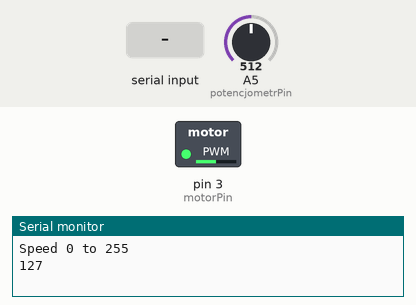
Bench run of a sketch on a simulated Arduino Uno, built with avr-gcc and run on an emulated ATmega328P. On the bench: switched loads named in the sketch (green lamp = pin HIGH), the last lines printed to the serial monitor. Inputs (shaded band) come from the test bench; at power-on: A5 (potencjometrPin) = 512.

Above: at 1.2 s.
1.3 s: "90,45\n" received over Serial
At 3.2 s:
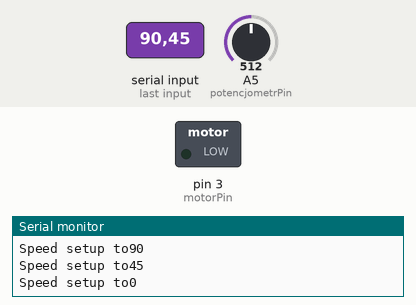
3.8 s: A5 (potencjometrPin) set to 716
At 5.0 s:
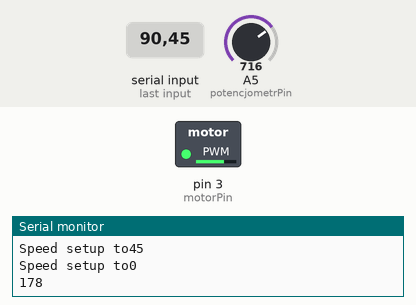
5.3 s: "200\n" received over Serial
At 7.0 s:
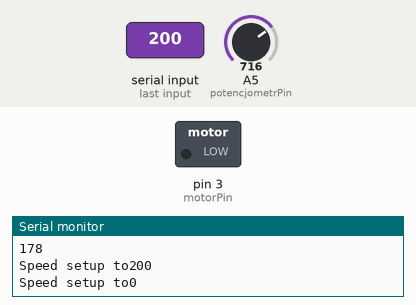
7.8 s: A5 (potencjometrPin) set to 695
At 8.1 s:
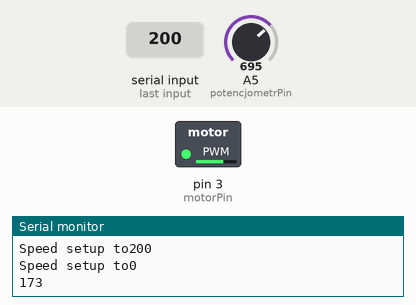
9.3 s: A5 (potencjometrPin) set to 511
At 10.3 s:
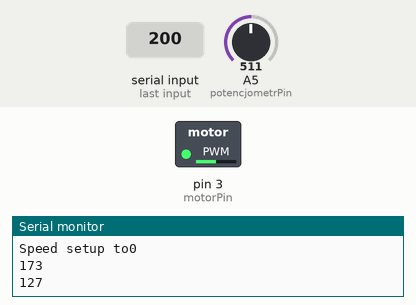
Timing chart, 0 to 11.8 s (numbered marks = the images above; inputs shaded):
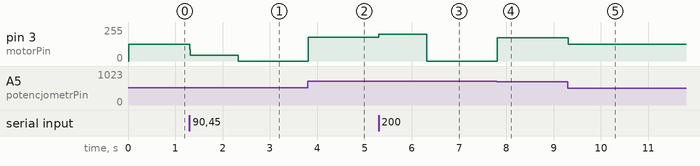

Measured:
- the behaviour switches between 712 and 711 on A5 (potencjometrPin) (found by bisection; images 3 and 4)
- after the input at 1.3 s, pin 3 (motorPin): 127/255 → 45/255 at once, → 0/255 1.0 s later
- after the input at 3.8 s, pin 3 (motorPin): 0/255 → 178/255 at once
- after the input at 5.3 s, pin 3 (motorPin): 178/255 → 200/255 at once, → 0/255 1.0 s later
- after the input at 7.8 s, pin 3 (motorPin): 0/255 → 173/255 at once
- after the input at 9.3 s, pin 3 (motorPin): 173/255 → 127/255 at once

The sketch:

motor1.ino
```cpp
int motorPin = 3;
int potencjometrPin = 5;
int potencjometrValue = 0;
int oldPotencjometrValue = 0;

void setup()
{
	pinMode(motorPin, OUTPUT);
	Serial.begin(9600);
	while (!Serial);
	Serial.println("Speed 0 to 255");
}


void loop()
{
	potencjometrValue = analogRead(potencjometrPin);
	delay(10);

	if (abs(oldPotencjometrValue - potencjometrValue) > 4){
		int motorSpeed = map(potencjometrValue, 0, 1023, 0, 255);

		Serial.println(motorSpeed);

		analogWrite(motorPin, motorSpeed);

		oldPotencjometrValue = potencjometrValue;

		delay(100);
	}

	if (Serial.available())
	{
		int speedMotor = Serial.parseInt();
		if (speedMotor >= 0 && speedMotor <= 255)
		{
			analogWrite(motorPin, speedMotor);
			Serial.print("Speed setup to");
			Serial.println(speedMotor);
		}
	}
}
```
